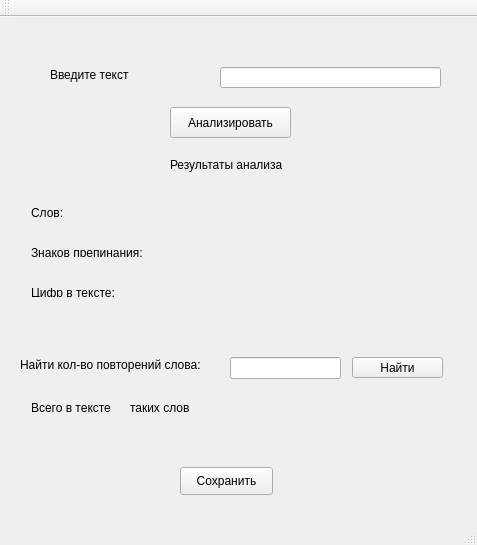
<?xml version="1.0" encoding="UTF-8"?>
<ui version="4.0">
 <class>MainWindow</class>
 <widget class="QMainWindow" name="MainWindow">
  <property name="geometry">
   <rect>
    <x>0</x>
    <y>0</y>
    <width>477</width>
    <height>545</height>
   </rect>
  </property>
  <property name="windowTitle">
   <string>MainWindow</string>
  </property>
  <widget class="QWidget" name="centralWidget">
   <widget class="QLineEdit" name="lineEdit">
    <property name="geometry">
     <rect>
      <x>220</x>
      <y>50</y>
      <width>221</width>
      <height>21</height>
     </rect>
    </property>
   </widget>
   <widget class="QLabel" name="label">
    <property name="geometry">
     <rect>
      <x>20</x>
      <y>340</y>
      <width>191</width>
      <height>16</height>
     </rect>
    </property>
    <property name="text">
     <string>Найти кол-во повторений слова:</string>
    </property>
   </widget>
   <widget class="QLineEdit" name="lineEdit_2">
    <property name="geometry">
     <rect>
      <x>230</x>
      <y>340</y>
      <width>111</width>
      <height>22</height>
     </rect>
    </property>
   </widget>
   <widget class="QPushButton" name="pushButton">
    <property name="geometry">
     <rect>
      <x>170</x>
      <y>90</y>
      <width>121</width>
      <height>31</height>
     </rect>
    </property>
    <property name="text">
     <string>Анализировать</string>
    </property>
   </widget>
   <widget class="QWidget" name="horizontalLayoutWidget">
    <property name="geometry">
     <rect>
      <x>20</x>
      <y>180</y>
      <width>160</width>
      <height>31</height>
     </rect>
    </property>
    <layout class="QHBoxLayout" name="horizontalLayout">
     <item>
      <widget class="QLabel" name="label_2">
       <property name="text">
        <string>Слов:</string>
       </property>
      </widget>
     </item>
     <item>
      <widget class="QLabel" name="label_3">
       <property name="text">
        <string/>
       </property>
      </widget>
     </item>
    </layout>
   </widget>
   <widget class="QPushButton" name="pushButton_2">
    <property name="geometry">
     <rect>
      <x>352</x>
      <y>340</y>
      <width>91</width>
      <height>21</height>
     </rect>
    </property>
    <property name="text">
     <string>Найти</string>
    </property>
   </widget>
   <widget class="QWidget" name="horizontalLayoutWidget_2">
    <property name="geometry">
     <rect>
      <x>20</x>
      <y>370</y>
      <width>181</width>
      <height>41</height>
     </rect>
    </property>
    <layout class="QHBoxLayout" name="horizontalLayout_2">
     <item>
      <widget class="QLabel" name="label_4">
       <property name="text">
        <string>Всего в тексте </string>
       </property>
      </widget>
     </item>
     <item>
      <widget class="QLabel" name="label_6">
       <property name="text">
        <string/>
       </property>
      </widget>
     </item>
     <item>
      <widget class="QLabel" name="label_5">
       <property name="text">
        <string>таких слов</string>
       </property>
      </widget>
     </item>
    </layout>
   </widget>
   <widget class="QLabel" name="label_7">
    <property name="geometry">
     <rect>
      <x>50</x>
      <y>50</y>
      <width>151</width>
      <height>16</height>
     </rect>
    </property>
    <property name="text">
     <string>Введите текст </string>
    </property>
   </widget>
   <widget class="QWidget" name="horizontalLayoutWidget_3">
    <property name="geometry">
     <rect>
      <x>20</x>
      <y>220</y>
      <width>184</width>
      <height>31</height>
     </rect>
    </property>
    <layout class="QHBoxLayout" name="horizontalLayout_3">
     <item>
      <widget class="QLabel" name="label_9">
       <property name="text">
        <string>Знаков препинания:</string>
       </property>
      </widget>
     </item>
     <item>
      <widget class="QLabel" name="label_8">
       <property name="text">
        <string/>
       </property>
      </widget>
     </item>
    </layout>
   </widget>
   <widget class="QWidget" name="horizontalLayoutWidget_5">
    <property name="geometry">
     <rect>
      <x>20</x>
      <y>260</y>
      <width>160</width>
      <height>31</height>
     </rect>
    </property>
    <layout class="QHBoxLayout" name="horizontalLayout_5">
     <item>
      <widget class="QLabel" name="label_13">
       <property name="text">
        <string>Цифр в тексте:</string>
       </property>
      </widget>
     </item>
     <item>
      <widget class="QLabel" name="label_12">
       <property name="text">
        <string/>
       </property>
      </widget>
     </item>
    </layout>
   </widget>
   <widget class="QPushButton" name="saveButton">
    <property name="geometry">
     <rect>
      <x>180</x>
      <y>450</y>
      <width>93</width>
      <height>28</height>
     </rect>
    </property>
    <property name="text">
     <string>Сохранить</string>
    </property>
   </widget>
   <widget class="QLabel" name="label_14">
    <property name="geometry">
     <rect>
      <x>170</x>
      <y>140</y>
      <width>121</width>
      <height>16</height>
     </rect>
    </property>
    <property name="text">
     <string>Результаты анализа</string>
    </property>
   </widget>
  </widget>
  <widget class="QMenuBar" name="menuBar">
   <property name="geometry">
    <rect>
     <x>0</x>
     <y>0</y>
     <width>477</width>
     <height>26</height>
    </rect>
   </property>
  </widget>
  <widget class="QToolBar" name="mainToolBar">
   <attribute name="toolBarArea">
    <enum>TopToolBarArea</enum>
   </attribute>
   <attribute name="toolBarBreak">
    <bool>false</bool>
   </attribute>
  </widget>
  <widget class="QStatusBar" name="statusBar"/>
 </widget>
 <layoutdefault spacing="6" margin="11"/>
 <resources/>
 <connections/>
</ui>
